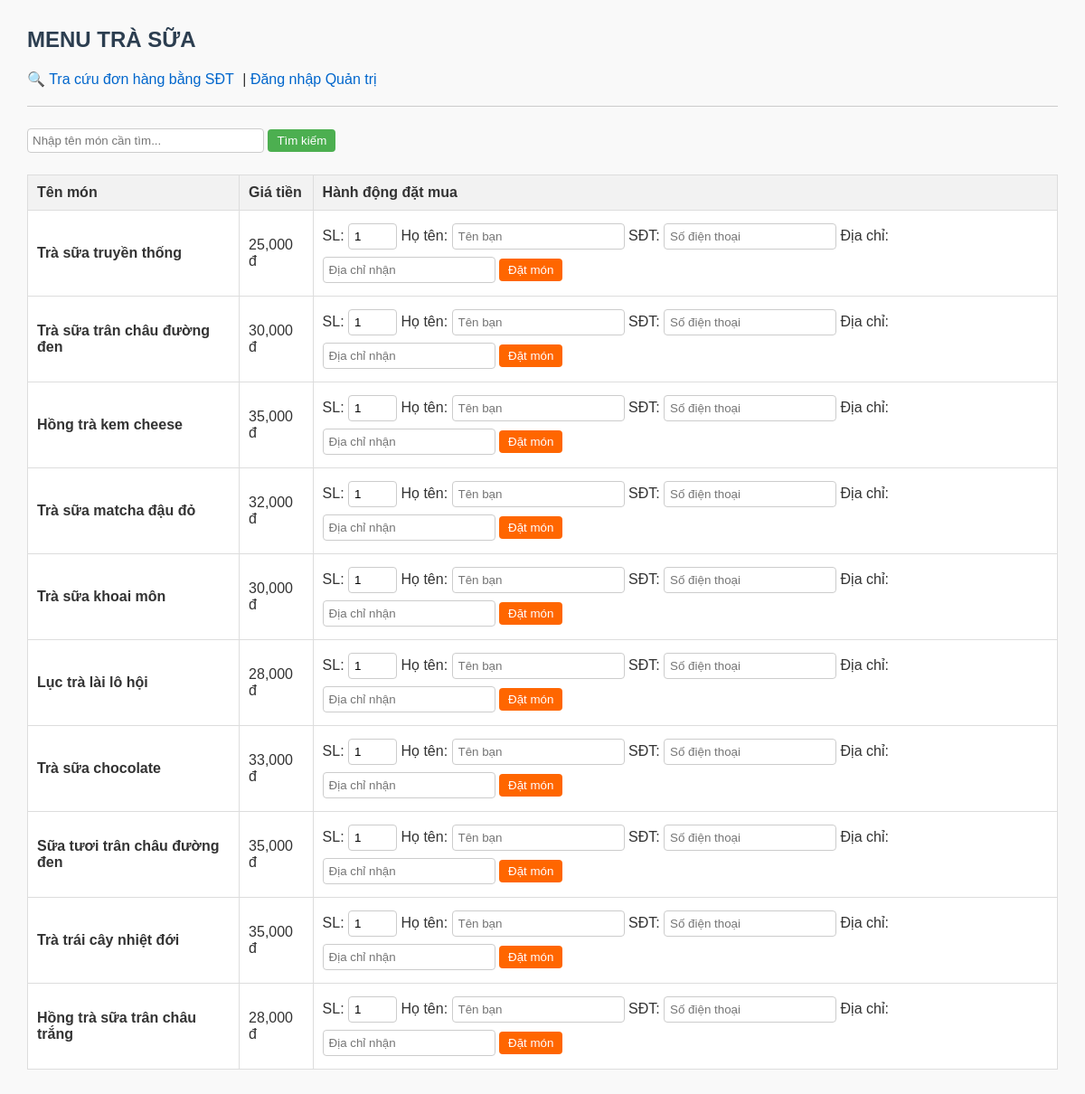
The page / on the database its author committed.
### tables this page shows
CREATE TABLE IF NOT EXISTS sanpham (
    id INT AUTO_INCREMENT PRIMARY KEY,
    ten_mon VARCHAR(255) NOT NULL,
    gia INT NOT NULL
);

### index.php (the view, shortened to what this page needs)
<?php
include 'ketnoi.php';
$tu_khoa = "";
if (isset($_GET['tukhoa'])) {
    $tu_khoa = $_GET['tukhoa'];
    $sql = "SELECT * FROM sanpham WHERE ten_mon LIKE '%$tu_khoa%'";
} else {
    $sql = "SELECT * FROM sanpham";
}
$result = $conn->query($sql);
?>
<!DOCTYPE html>
<html lang="en">
<head>
    <link rel="stylesheet" href="style.css">
</head>
<body style="font-family: Arial; margin: 30px;">
    <h2> MENU TRÀ SỮA</h2>
    <a href="tra-cuu.php">🔍 Tra cứu đơn hàng bằng SĐT</a> |
    <a href="admin/dang-nhap.php" target="_blank">  Đăng nhập Quản trị</a>
    <hr>
    <form method="GET" style="margin-bottom: 20px;">
        <input type="text" name="tukhoa" placeholder="Nhập tên món cần tìm..." value="<?php echo $tu_khoa; ?>" style="padding: 5px; width: 250px;">
        <button type="submit" style="padding: 5px 10px;">Tìm kiếm</button>
    </form>
    <table border="1" cellpadding="10" cellspacing="0">
        <tr style="background: #f2f2f2;">
            <th>Tên món</th>
            <th>Giá tiền</th>
            <th>Hành động đặt mua</th>
        </tr>
        <?php
        if ($result->num_rows > 0) {
            while ($row = $result->fetch_assoc()) {
                echo "<tr>";
                echo "<td><b>" . $row['ten_mon'] . "</b></td>";
                echo "<td>" . number_format($row['gia']) . " đ</td>";
                echo "<td>
                        <form method='POST' style='margin:0;'>
                            <input type='hidden' name='san_pham_id' value='".$row['id']."'>
                            SL: <input type='number' name='so_luong' value='1' min='1' style='width: 40px;'>
                            Họ tên: <input type='text' name='ten_khach' required placeholder='Tên bạn'>
                            SĐT: <input type='text' name='sdt' required placeholder='Số điện thoại'>
                            Địa chỉ: <input type='text' name='dia_chi' required placeholder='Địa chỉ nhận'>
                            <button type='submit' style='background: #ff6600; color: white; border: none; padding: 5px 10px;'>Đặt món</button>
                        </form>
                      </td>";
                echo "</tr>";
            }
        } else {
            echo "<tr><td colspan='3' align='center'>Không tìm thấy món phù hợp!</td></tr>";
        }
        ?>
    </table>
</body>
</html>

### css/style.css (style rules this page uses)
body { font-family: Arial, sans-serif; margin: 30px; background-color: #f9f9f9; color: #333; }
h2, h3 { color: #2c3e50; }
a { color: #0066cc; text-decoration: none; margin-right: 5px; }
table { width: 100%; border-collapse: collapse; background-color: #fff; margin-top: 15px; margin-bottom: 15px; }
th, td { padding: 10px; text-align: left; border: 1px solid #ddd; }
th { background-color: #f2f2f2; }
input[type="text"], input[type="password"], input[type="number"], select { padding: 6px; margin: 4px 0; border: 1px solid #ccc; border-radius: 4px; }
button { padding: 6px 12px; background-color: #4CAF50; color: white; border: none; border-radius: 4px; cursor: pointer; }
hr { border: 0; border-top: 1px solid #ccc; margin: 20px 0; }

### rows shown on the page
sanpham: ten_mon "Trà sữa truyền thống", gia "25,000"
sanpham: ten_mon "Trà sữa trân châu đường đen", gia "30,000"
sanpham: ten_mon "Hồng trà kem cheese", gia "35,000"
sanpham: ten_mon "Trà sữa matcha đậu đỏ", gia "32,000"
sanpham: ten_mon "Trà sữa khoai môn", gia "30,000"
sanpham: ten_mon "Lục trà lài lô hội", gia "28,000"
sanpham: ten_mon "Trà sữa chocolate", gia "33,000"
sanpham: ten_mon "Sữa tươi trân châu đường đen", gia "35,000"
sanpham: ten_mon "Trà trái cây nhiệt đới", gia "35,000"
sanpham: ten_mon "Hồng trà sữa trân châu trắng", gia "28,000"
